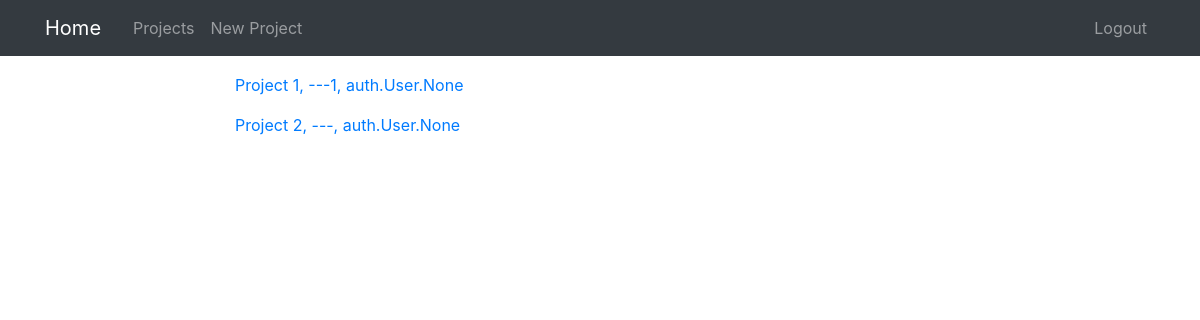
Before: /projects/ (signed in) with the older database file.
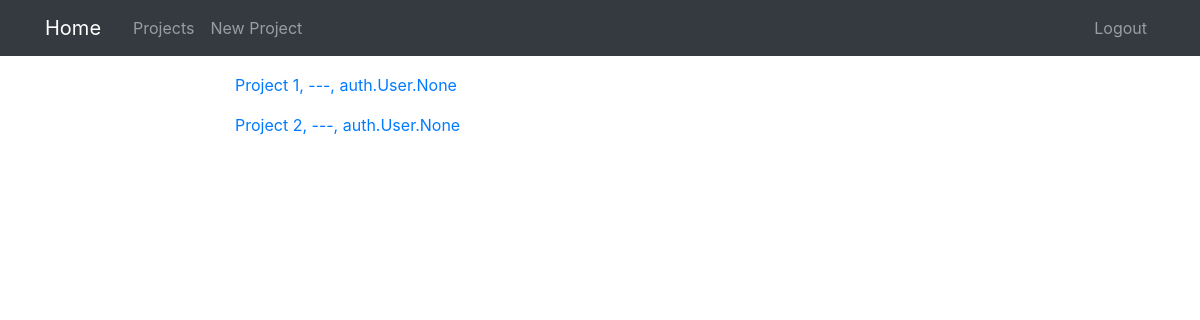
After: the same page with the newer database file.
### projects/models.py (models this page shows, shortened)
class Project(models.Model):
    title = models.CharField(max_length=100)
    description = models.TextField()
    manager = models.ForeignKey(User, on_delete=models.CASCADE,
                                related_name="manager_project_set")
    worker = models.ManyToManyField(User, related_name="worker_project_set")
    def __str__(self):
        return f'{self.title}, {self.description}, {self.worker}'

### projects/views.py (the view)
# urls.py: path('projects/', MyProjectsListView.as_view(), name='project-list'),
class MyProjectsListView(LoginRequiredMixin, ListView):
    template_name = 'projects/project_list'
    context_object_name = 'projects'
    def get_queryset(self):
        user = get_object_or_404(User, id=self.request.user.id)
        queryset = Project.objects.filter(manager=user)
        if (len(queryset) == 0):
            queryset = Project.objects.filter(worker=user)
        return queryset

### projects/templates/projects/project_list.html
{% extends "projects/base.html" %}
{% block content %}
{% for project in projects %}
<p>
    <a href="{% url 'project-detail' project.pk %}">{{ project }} </a>
</p>
{% endfor %}
{% endblock content %}

Changed rows visible on the page:
changed Project: title+description+id "Project 1, ---1, auth.User.None" → "Project 1, ---, auth.User.None"
